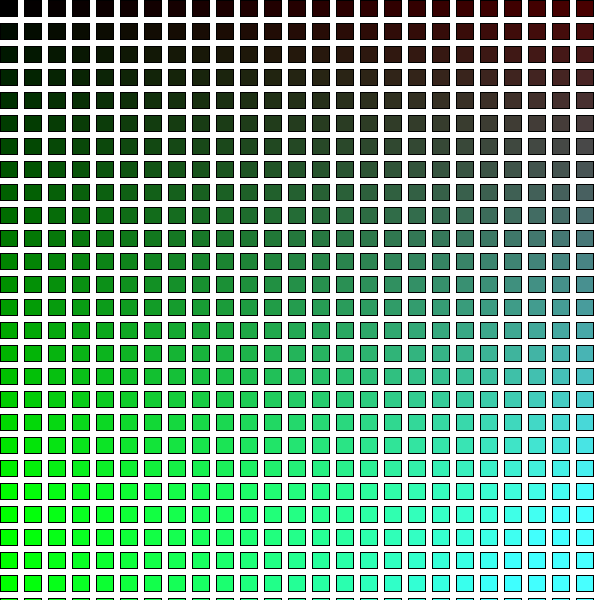
Frame 1 (no input)
Frame 60 (the mouse pressed at the canvas centre just before this capture): identical to frame 1, image omitted
Frame 120 (the mouse held since frame 60 and released just before this capture): identical to frame 1, image omitted

The Processing sketch that drew this single still picture (run headless with seeded random() and noise(); from frame 60 on, the mouse is pressed at the canvas centre):

// Processing sketch: sketch_5
// ── sketch_5.pde
void setup()
{
  size(600,600);
  background(255);
}
void draw()
{
  //嵌套for循环
  for(int i=0;i<147;i++)//列
  {
    for(int j=0;j<99;j++)//行
    {
      fill(3*i,12*j,0.5*i*j);
      rect(24*i,23*j,17,16);
    }  
  }
  }
